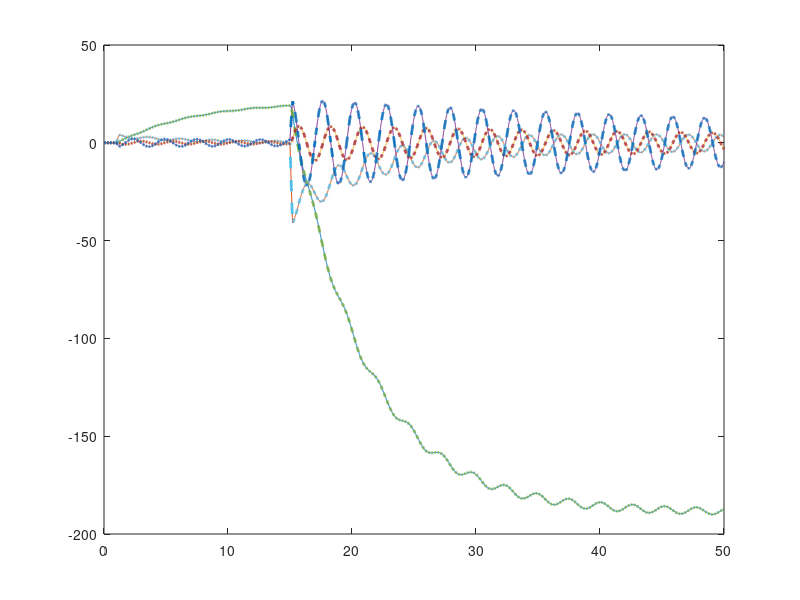
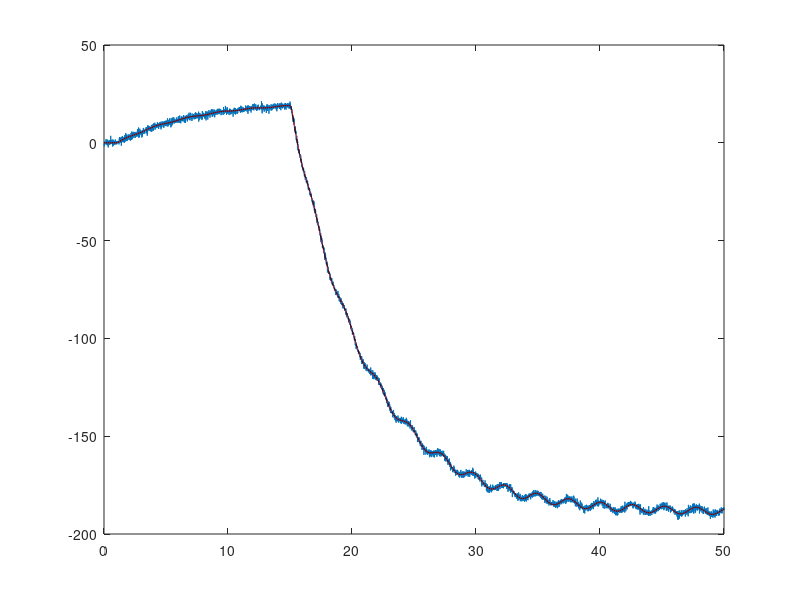

Recreate these plots in MATLAB, in order.
clear all, close all, clc

m = 1;
M = 5;
L = 2;
g = -10;
d = 1;

s = -1; % pendulum up (s=1)

% y = [x; dx; theta; dtheta];
A = [0 1 0 0;
    0 -d/M -m*g/M 0;
    0 0 0 1;
    0 -s*d/(M*L) -s*(m+M)*g/(M*L) 0];

B = [0; 1/M; 0; s*1/(M*L)];

C = [1 0 0 0];  

D = zeros(size(C,1),size(B,2));

%%  Augment system with disturbances and noise
Vd = .1*eye(4);  % disturbance covariance
Vn = 1;       % noise covariance

BF = [B Vd 0*B];  % augment inputs to include disturbance and noise

sysC = ss(A,BF,C,[0 0 0 0 0 Vn]);  % build big state space system... with single output

sysFullOutput = ss(A,BF,eye(4),zeros(4,size(BF,2)));  % system with full state output, disturbance, no noise

%%  Build Kalman filter
[L,P,E] = lqe(A,Vd,C,Vd,Vn);  % design Kalman filter
Kf = (lqr(A',C',Vd,Vn))';   % alternatively, possible to design using "LQR" code

sysKF = ss(A-L*C,[B L],eye(4),0*[B L]);  % Kalman filter estimator

%%  Estimate linearized system in "down" position (Gantry crane)
dt = .01;
t = dt:dt:50;

uDIST = randn(4,size(t,2));
uNOISE = randn(size(t));
u = 0*t;
u(100:120) = 100;     % impulse
u(1500:1520) = -1000;  % impulse

uAUG = [u; Vd*Vd*uDIST; uNOISE];

[y,t] = lsim(sysC,uAUG,t);
[xtrue,t] = lsim(sysFullOutput,uAUG,t);


[x,t] = lsim(sysKF,[u; y'],t);

plot(t,xtrue,'-',t,x,'--','LineWidth',2)

figure
plot(t,y)
hold on
plot(t,xtrue(:,1),'r')
plot(t,x(:,1),'k--')